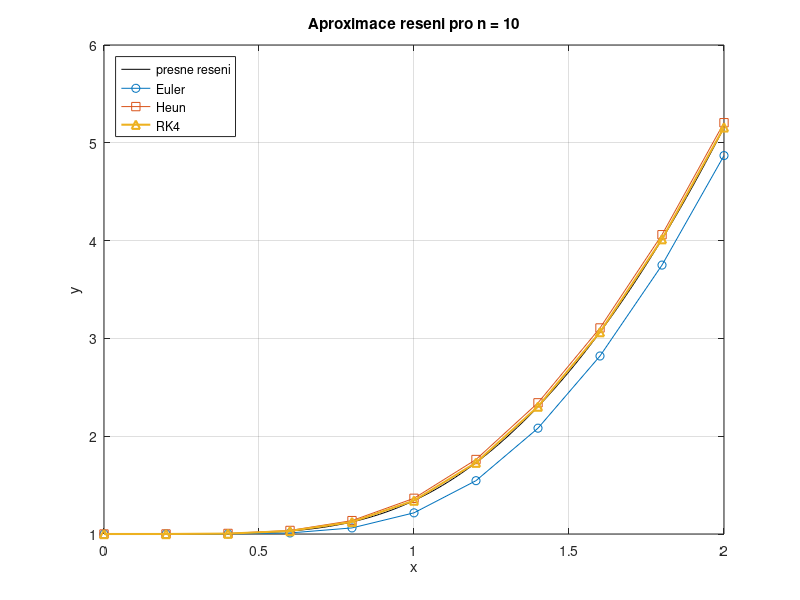
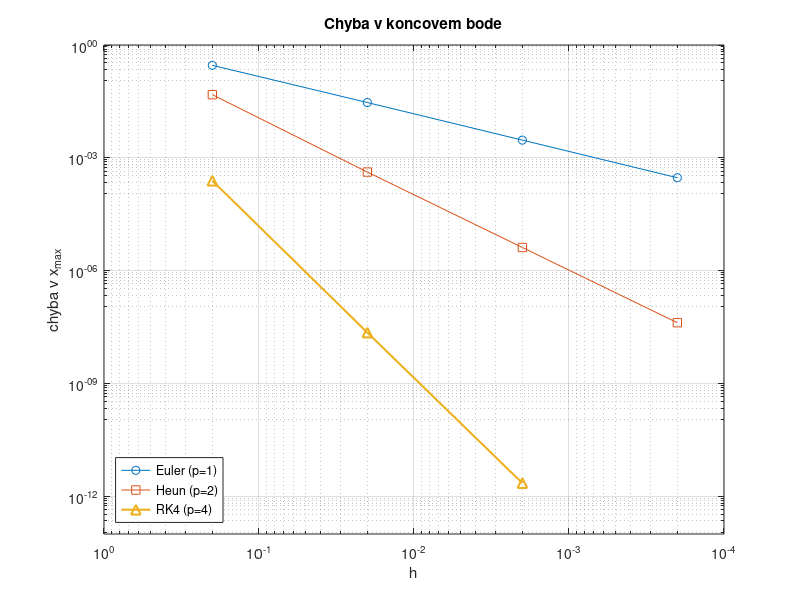

These charts were generated, in order, by the following MATLAB code:
% Explicitni Euler, Heun a RK4 pro ulohu y*y' = 2*x^4, y(0) = 1 na [0,2]
f = @(x,y) 2*x.^4./y;                   % prava strana y' = f(x,y)
yExact = @(x) sqrt(4*x.^5/5 + 1);       % presne reseni
x0 = 0; y0 = 1; xMax = 2;               % pocatecni podminka a konec intervalu
nAll = [10 100 1000 10000];             % pocty kroku

e = zeros(numel(nAll),3);              % chyby v bode xMax: Euler, Heun, RK4
for j = 1:numel(nAll)
    n = nAll(j); h = (xMax - x0)/n; x = x0 + h*(0:n);
    yE = y0*ones(1,n+1); yH = yE; yR = yE;  % aproximace v uzlech x
    for i = 1:n
        yE(i+1) = yE(i) + h*f(x(i),yE(i));                    % explicitni Euler

        k1 = f(x(i),yH(i)); k2 = f(x(i+1),yH(i) + h*k1);      % Heun
        yH(i+1) = yH(i) + h/2*(k1 + k2);

        k1 = f(x(i),yR(i));           k2 = f(x(i)+h/2,yR(i) + h/2*k1);   % RK4
        k3 = f(x(i)+h/2,yR(i) + h/2*k2); k4 = f(x(i+1),yR(i) + h*k3);
        yR(i+1) = yR(i) + h/6*(k1 + 2*k2 + 2*k3 + k4);
    end
    e(j,:) = abs([yE(end) yH(end) yR(end)] - yExact(xMax));

    if j == 1                           % graf reseni pro nejmensi n
        figure(1)
        xx = linspace(x0, xMax);
        plot(xx, yExact(xx), 'k-', x, yE, 'o-', x, yH, 's-', x, yR, '^-', 'LineWidth', 1.5)
        grid on; xlabel('x'); ylabel('y')
        legend('presne reseni', 'Euler', 'Heun', 'RK4', 'Location', 'northwest')
        title(sprintf('Aproximace reseni pro n = %d', n))
    end
end

% Rad konvergence: krok se zmensuje 10x, proto p = log10(e_h/e_{h/10})
p = log10(e(1:end-1,:)./e(2:end,:));

% Vypis tabulky
hAll = (xMax - x0)./nAll;
fprintf('\n  %7s |  %9s  %5s |  %9s  %5s |  %9s  %5s\n', 'h', 'Euler', 'p', 'Heun', 'p', 'RK4', 'p');
fprintf('%s\n', repmat('-', 1, 66));
for j = 1:numel(nAll)
    fprintf('  %7.1e', hAll(j));
    for m = 1:3
        if j == 1, pStr = '-'; else, pStr = sprintf('%.2f', p(j-1,m)); end
        fprintf(' |  %9.2e  %5s', e(j,m), pStr);
    end
    fprintf('\n');
end
fprintf('(u RK4 je chyba pro nejmensi h uz na urovni zaokrouhlovacich chyb)\n\n');

% Graf chyb v logaritmickych souradnicich
figure(2)
loglog(hAll, e(:,1), 'o-', hAll, e(:,2), 's-', hAll(1:3), e(1:3,3), '^-', ...
       'LineWidth', 1.5, 'MarkerSize', 7)
set(gca, 'XDir', 'reverse', 'YTick', 10.^(-12:3:0)); grid on
xlim([1e-4 1]); ylim([1e-13 1])
xlabel('h'); ylabel('chyba v x_{max}')
legend('Euler (p=1)', 'Heun (p=2)', 'RK4 (p=4)', 'Location', 'southwest')
title('Chyba v koncovem bode')
